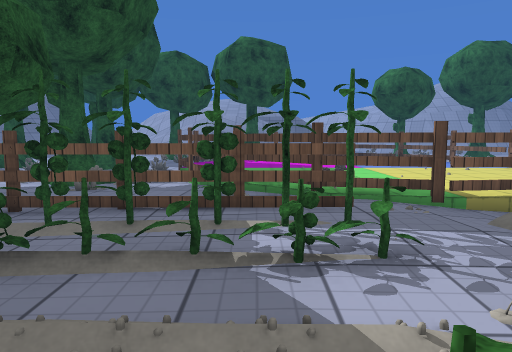
[1] (above)

22 first-person views from a walk through a Unity game level. The camera is 1.2 m above the floor, tilts 6° down and sees 70° across. The floor is counted in squares, 1 m on a side. Each view is taken from the middle of a square. On the plan, view 1 faces up. The plan holds only what a view shows up to about 15 squares ahead; the rest is blank. The place goes on beyond the plan. Some surface patterns are stand-ins.

[2]
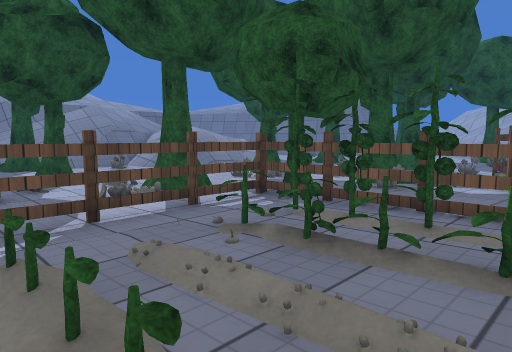

[3]
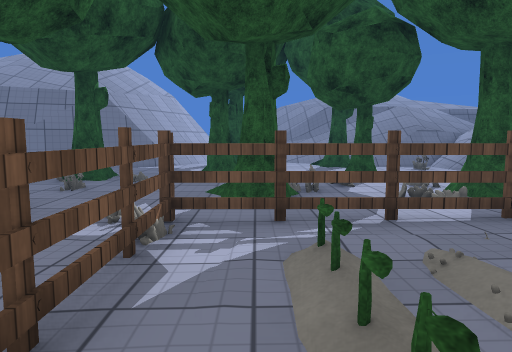

[4]
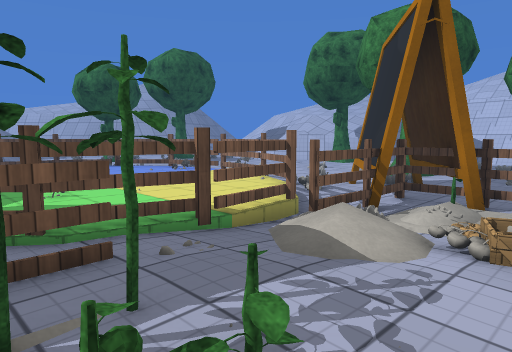

[5]
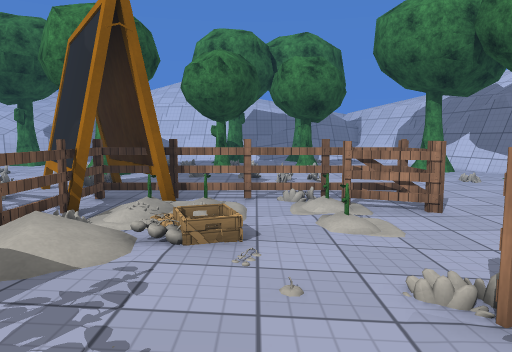

[6]
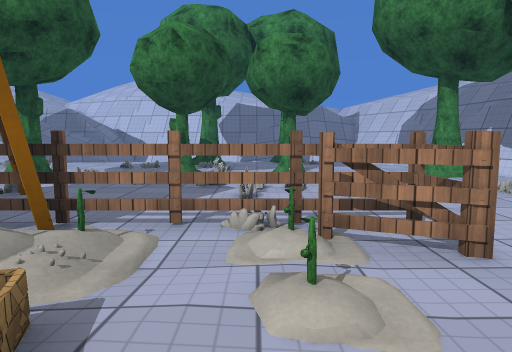

[7]
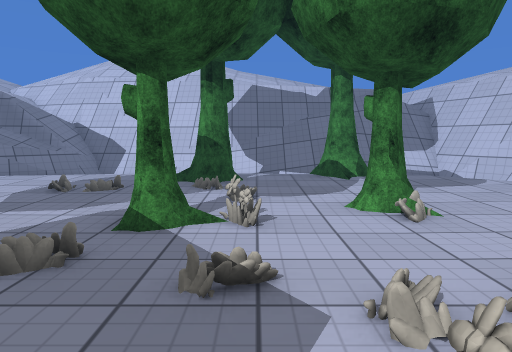

[8]
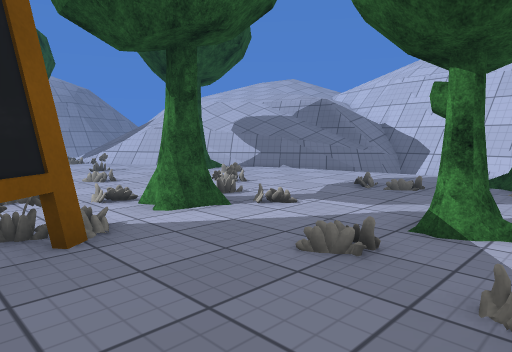

[9]
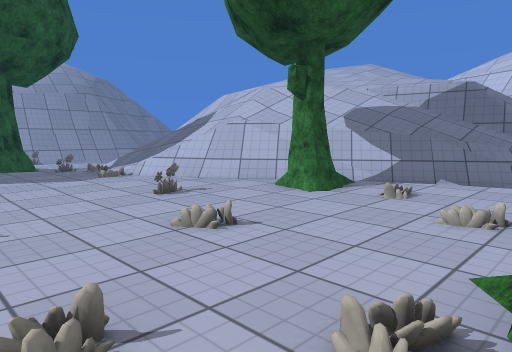

[10]
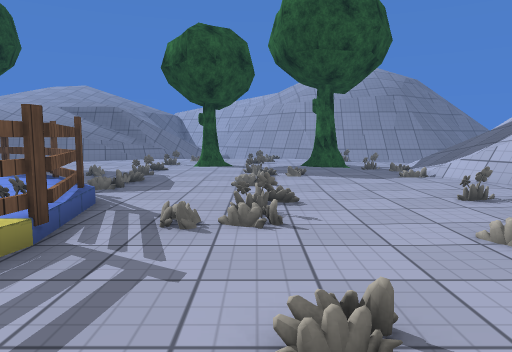

[11]
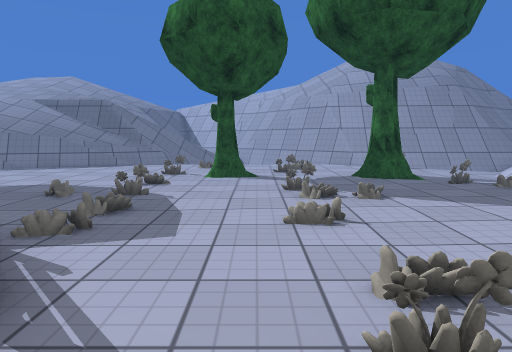

[12]
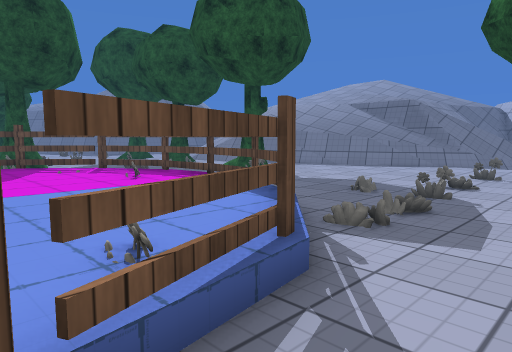

[13]
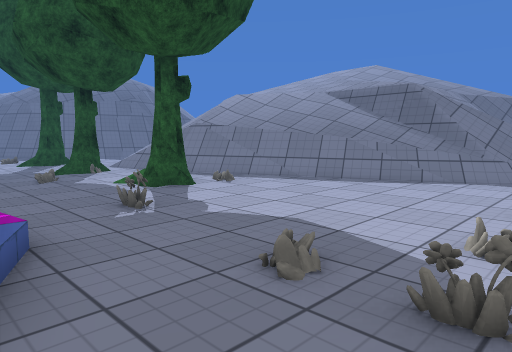

[14]
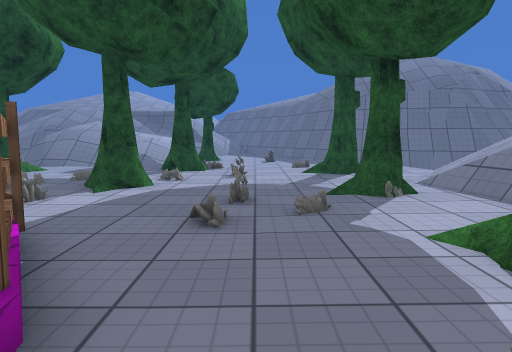

[15]
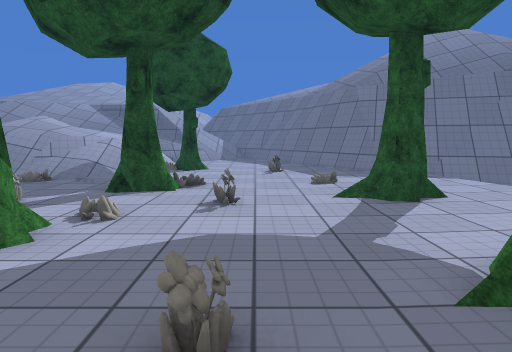

[16]
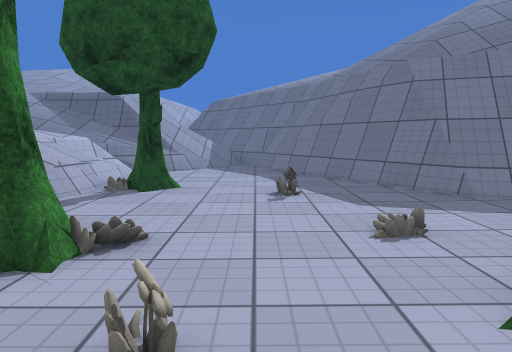

[17]
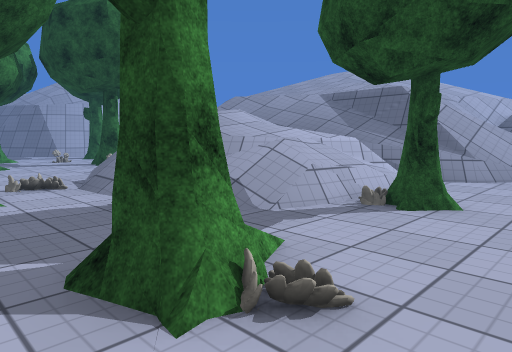

[18]
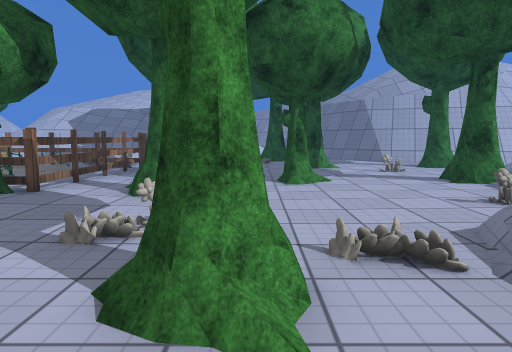

[19]
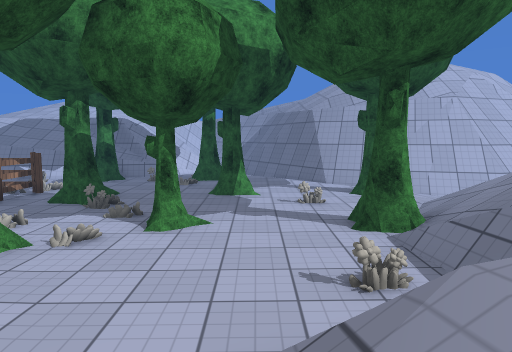

[20]
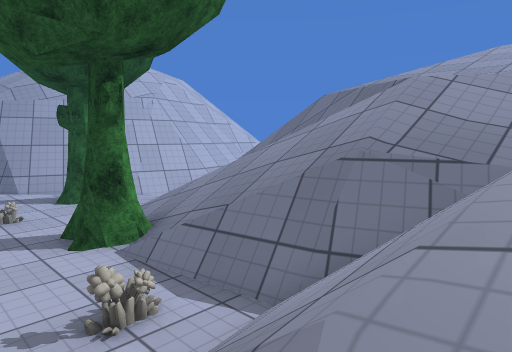

[21]
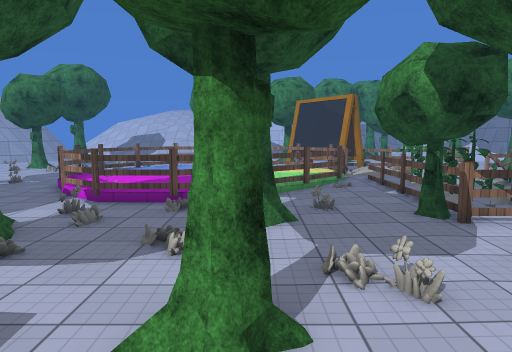

[22]
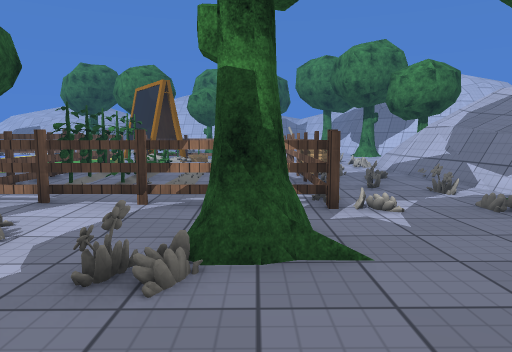

### Floor plan
Key: @ floor where view 1 was taken; # wall or solid block; . main floor; : floor 0.25 m higher than the main floor; - floor 0.25 m lower than the main floor; + floor 0.75 m higher than the main floor; * floor 2.75 m higher than the main floor; / step, stairs or slope; = window, fence, low wall or low ledge; v drop or lower ground; O other object.
Columns run from 22 left of view 1 to 25 right of it. Each row starts with its distance up from view 1.
 27         ##         //////////.    O #######
 26         #=        /////====...O .....
 25        ##= ..///////====....... .O.. O.
 24        ##......///====.......O. .O.. ...
 23      ###=.......//....O........O...OO...
 22     ###.....OO...OO..OO.............O../
 21   ###......O//...O/...=......O.......O.//
 20 ###=...OO..........O....O...OO...O....O///
 19 #=................O..............OO...//////
 18 //...........O......O.........O......O#////*
 17 ///...OO...O..........OOOOOOO....O.....=///*
 16 ////..O/...OO..OO....O :O:::OO.........==/// ///
 15 //#/ ////......OO.O.O  ::::::OO..O...O..==//////
 14 /=// /////...O.O.O..O:: ::::  O..O......O=//////
 13 /=// ///+/O.........O : :::: OO.OO.....OO==////
 12 //// /////.....O...OO :  ::  :O.....O.....=//v//
 11 //// /////..O....O  O :::::   O.........O..=/=//
 10 ////  ////O.OO...OO.OO  O::   O..O.........=/=/=
  9  /////////.O..O......O::O: ::OOO...O..O...../v/#
  8   *//# //....O....O...O:::::: O.O..OOO......-=##
  7   *// =OO.............OOO:::   OOOO.OO...... =#
  6   /////.......O.OO#OOOOO:OOOOOOOOO......O... =#
  5 ///////......OO..O....::O./O.OOOO.......O..  =#
  4 /// //OO...O...O.OOOOOOO:/ / OO....O.O....O  /##
  3     //OO...O..O..O.OOOOO..///OO......O...OO  /##
  2     //......O....O.////.......O....O.O.O....-/=#
  1     /..OO.....O..O.OOOOO....OOO..OO.........-//=
  0    //O........OO.O... @ .O../OO...O...O....O///=
 -1   =-.OO..OO.../.OOOOOOOOOO...OO.......O....O  /=
 -2 ===#  ....O.....O...O.OOO  ........  ......  //=
 -3 #####=......O......O...O     .....     .... ///
 -4    ####......O..O.O..O...     .....    .... ////
 -5      ## .. OO..OO....OO==       .O...O ..  ####/

Positions as (right, up) in squares from view 1, and headings:
1: (0, 0), facing up
2: (0, 0), facing up-left
3: (0, 0), facing left
4: (0, 2), facing up-right
5: (0, 2), facing right
6: (3, 1), facing right
7: (10, 2), facing right
8: (10, 2), facing up-right
9: (11, 8), facing up-right
10: (11, 8), facing up
11: (10, 12), facing up
12: (10, 12), facing up-left
13: (8, 17), facing up-left
14: (3, 19), facing left
15: (-2, 19), facing left
16: (-7, 19), facing left
17: (-9, 19), facing down-left
18: (-10, 13), facing down
19: (-13, 11), facing down
20: (-13, 10), facing down-left
21: (-13, 10), facing right
22: (-12, 0), facing right
